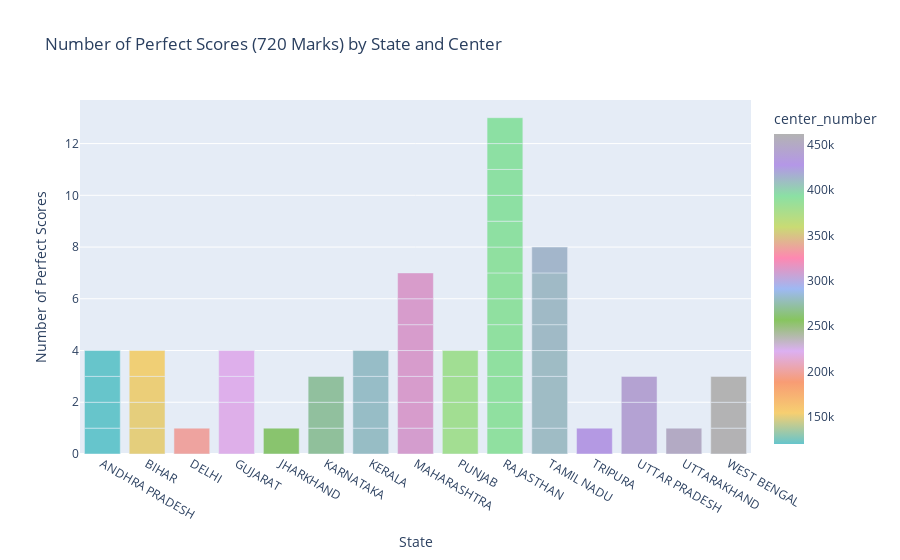

Notebook cell for this chart:
### Code cell
import plotly.express as px


# Filter for students with perfect scores (720 Marks)
perfect_scores = DF_copy[DF_copy["marks"] == 720]

# Count the number of students with 720 marks for each state and center_number
statewise_perfect_score = perfect_scores.groupby(["state", "center_number"]).size().reset_index(name="Number of Perfect Scores")

# Calculate the total number of perfect scores
total_perfect_scores = statewise_perfect_score["Number of Perfect Scores"].sum()

# Print the result
print(statewise_perfect_score)
print(statewise_perfect_score.count())
print(total_perfect_scores)

# Plot the results using Plotly
fig = px.bar(statewise_perfect_score, x='state', y='Number of Perfect Scores', 
             color='center_number', 
             title='Number of Perfect Scores (720 Marks) by State and Center',
             labels={'state': 'State', 'Number of Perfect Scores': 'Number of Perfect Scores'},
             barmode='group', 
             color_continuous_scale=px.colors.qualitative.Pastel)

# Show the plot
fig.show()

### Figure 1 — Plotly figure (JSON) as saved in the notebook; plotly's stock layout.template omitted (floating-point values rounded to 4 significant figures)
{"data": [{"alignmentgroup": "True", "hovertemplate": "State=%{x}<br>Number of Perfect Scores=%{y}<br>center_number=%{marker.color}<extra></extra>", "legendgroup": "", "marker": {"color": [120304, 120501, 120503, 120504, 150245, 150402, 151807, 153105, 200192, 220106, 220701, 220804, 260313, 270715, 271215, 271216, 280202, 280602, 280708, 280826, 310214, 311007, 311011, 311102, 311120, 311250, 311407, 380204, 380504, 381404, 381406, 390301, 390302, 390319, 390325, 390327, 390513, 390527, 390601, 391804, 392344, 392346, 392349, 392502, 410107, 410114, 410117, 410801, 410806, 410808, 413104, 430101, 440801, 441012, 450201, 460806, 460902, 461502], "coloraxis": "coloraxis", "pattern": {"shape": ""}}, "name": "", "offsetgroup": "", "orientation": "v", "showlegend": false, "textposition": "auto", "type": "bar", "x": ["ANDHRA PRADESH", "ANDHRA PRADESH", "ANDHRA PRADESH", "ANDHRA PRADESH", "BIHAR", "BIHAR", "BIHAR", "BIHAR", "DELHI", "GUJARAT", "GUJARAT", "GUJARAT", "JHARKHAND", "KARNATAKA", "KARNATAKA", "KARNATAKA", "KERALA", "KERALA", "KERALA", "KERALA", "MAHARASHTRA", "MAHARASHTRA", "MAHARASHTRA", "MAHARASHTRA", "MAHARASHTRA", "MAHARASHTRA", "MAHARASHTRA", "PUNJAB", "PUNJAB", "PUNJAB", "PUNJAB", "RAJASTHAN", "RAJASTHAN", "RAJASTHAN", "RAJASTHAN", "RAJASTHAN", "RAJASTHAN", "RAJASTHAN", "RAJASTHAN", "RAJASTHAN", "RAJASTHAN", "RAJASTHAN", "RAJASTHAN", "RAJASTHAN", "TAMIL NADU", "TAMIL NADU", "TAMIL NADU", "TAMIL NADU", "TAMIL NADU", "TAMIL NADU", "TAMIL NADU", "TRIPURA", "UTTAR PRADESH", "UTTAR PRADESH", "UTTARAKHAND", "WEST BENGAL", "WEST BENGAL", "WEST BENGAL"], "xaxis": "x", "y": [1, 1, 1, 1, 1, 1, 1, 1, 1, 2, 1, 1, 1, 1, 1, 1, 1, 1, 1, 1, 1, 1, 1, 1, 1, 1, 1, 1, 1, 1, 1, 1, 1, 1, 1, 1, 1, 1, 1, 1, 1, 1, 1, 1, 1, 2, 1, 1, 1, 1, 1, 1, 2, 1, 1, 1, 1, 1], "yaxis": "y"}], "layout": {"barmode": "group", "coloraxis": {"colorbar": {"title": {"text": "center_number"}}, "colorscale": [[0, "rgb(102, 197, 204)"], [0.1, "rgb(246, 207, 113)"], [0.2, "rgb(248, 156, 116)"], [0.3, "rgb(220, 176, 242)"], [0.4, "rgb(135, 197, 95)"], [0.5, "rgb(158, 185, 243)"], [0.6, "rgb(254, 136, 177)"], [0.7, "rgb(201, 219, 116)"], [0.8, "rgb(139, 224, 164)"], [0.9, "rgb(180, 151, 231)"], [1, "rgb(179, 179, 179)"]]}, "legend": {"tracegroupgap": 0}, "title": {"text": "Number of Perfect Scores (720 Marks) by State and Center"}, "xaxis": {"anchor": "y", "domain": [0, 1], "title": {"text": "State"}}, "yaxis": {"anchor": "x", "domain": [0, 1], "title": {"text": "Number of Perfect Scores"}}}}
